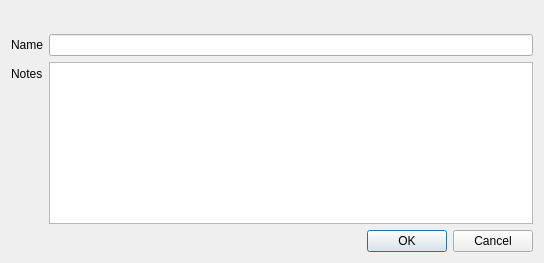
<?xml version="1.0" encoding="UTF-8"?>
<ui version="4.0">
 <class>EditGroupWidget</class>
 <widget class="QWidget" name="EditGroupWidget">
  <property name="geometry">
   <rect>
    <x>0</x>
    <y>0</y>
    <width>544</width>
    <height>263</height>
   </rect>
  </property>
  <layout class="QVBoxLayout" name="verticalLayout">
   <item>
    <widget class="QLabel" name="labelHeader"/>
   </item>
   <item>
    <spacer name="verticalSpacer">
     <property name="orientation">
      <enum>Qt::Vertical</enum>
     </property>
     <property name="sizeType">
      <enum>QSizePolicy::Fixed</enum>
     </property>
     <property name="sizeHint" stdset="0">
      <size>
       <width>1</width>
       <height>3</height>
      </size>
     </property>
    </spacer>
   </item>
   <item>
    <layout class="QFormLayout" name="formLayout">
     <property name="fieldGrowthPolicy">
      <enum>QFormLayout::ExpandingFieldsGrow</enum>
     </property>
     <item row="1" column="0">
      <widget class="QLabel" name="labelNotes">
       <property name="text">
        <string>Notes</string>
       </property>
      </widget>
     </item>
     <item row="0" column="1">
      <widget class="QLineEdit" name="editName"/>
     </item>
     <item row="0" column="0">
      <widget class="QLabel" name="labelName">
       <property name="text">
        <string>Name</string>
       </property>
      </widget>
     </item>
     <item row="1" column="1">
      <widget class="QPlainTextEdit" name="editNotes"/>
     </item>
    </layout>
   </item>
   <item>
    <widget class="QDialogButtonBox" name="buttonBox">
     <property name="orientation">
      <enum>Qt::Horizontal</enum>
     </property>
     <property name="standardButtons">
      <set>QDialogButtonBox::Cancel|QDialogButtonBox::Ok</set>
     </property>
    </widget>
   </item>
  </layout>
 </widget>
 <resources/>
 <connections/>
</ui>
